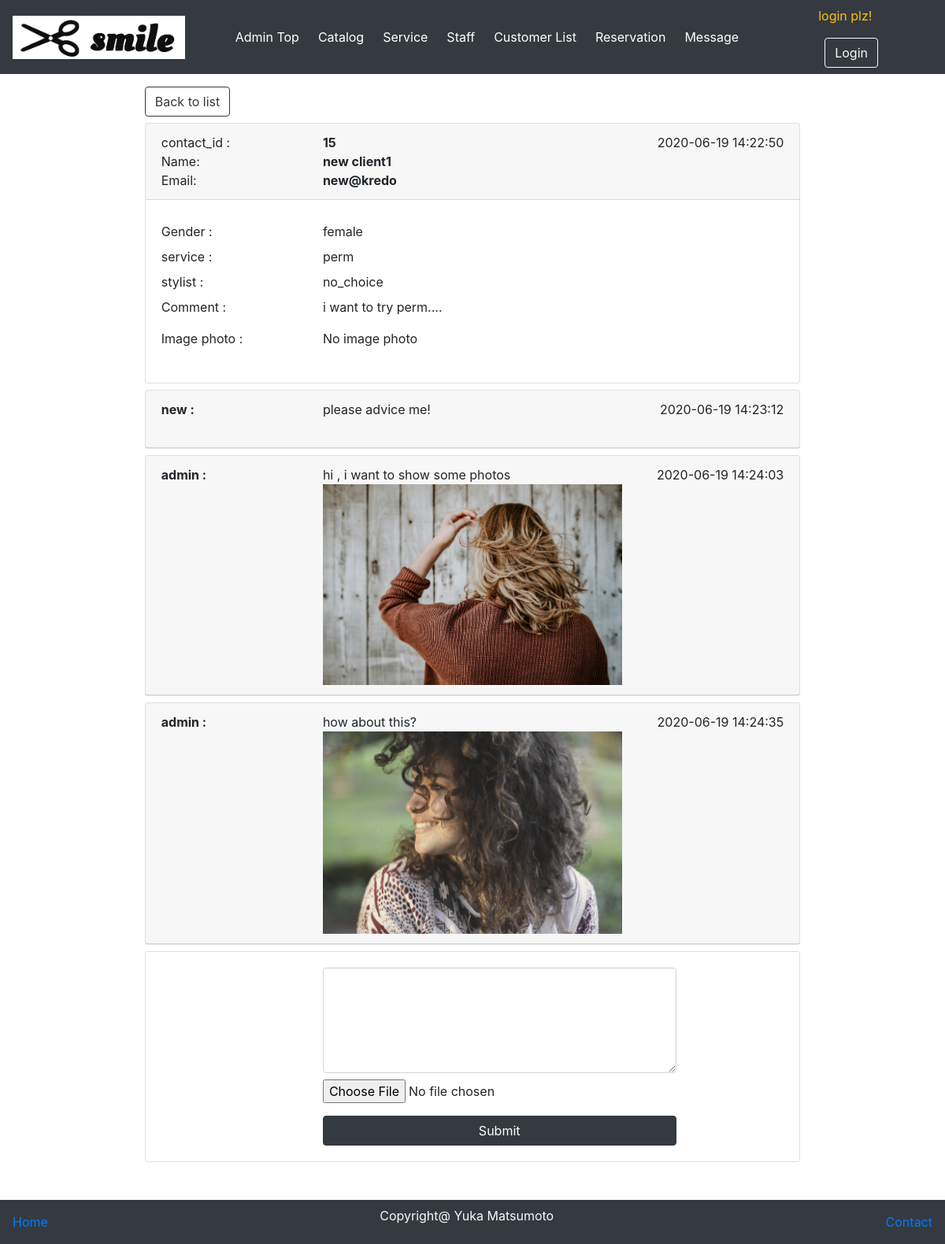
The app's page /msg_detail.php?contact_id=15 with its own data.
### tables this page shows
CREATE TABLE `contact` (
  `contact_id` int(11) NOT NULL,
  `contact_name` varchar(30) NOT NULL,
  `contact_email` varchar(100) NOT NULL,
  `gender` varchar(20) DEFAULT NULL,
  `service` varchar(100) DEFAULT NULL,
  `stylist` varchar(100) DEFAULT NULL,
  `comment` varchar(300) NOT NULL,
  `iphoto` varchar(300) NOT NULL,
  `c_id` int(11) DEFAULT NULL,
  `send_time` timestamp NOT NULL DEFAULT CURRENT_TIMESTAMP ON UPDATE CURRENT_TIMESTAMP
);

CREATE TABLE `msg_reply` (
  `r_id` int(11) NOT NULL,
  `c_id` int(11) NOT NULL,
  `text` varchar(300) NOT NULL,
  `file` varchar(300) DEFAULT NULL,
  `user_id` int(11) NOT NULL,
  `send_time` timestamp NOT NULL DEFAULT CURRENT_TIMESTAMP ON UPDATE CURRENT_TIMESTAMP
);

CREATE TABLE `client` (
  `c_id` int(11) NOT NULL,
  `fname` varchar(100) NOT NULL,
  `lname` varchar(100) NOT NULL,
  `c_gender` varchar(10) NOT NULL,
  `telephone` varchar(50) NOT NULL,
  `bio` varchar(100) DEFAULT NULL,
  `login_id` int(11) NOT NULL
);

### classes/connection.php (called while the page is built, shortened)
<?php
class Connection{
    private $servername="localhost";
    private $username ="root";
    private $password ="root";
    private $db_name ="hairsalon";
    function __construct(){
        $this->conn = new mysqli($this->servername,$this->username,$this->password,$this->db_name);
        if($this->conn->connect_error){
            die('error connection to database'.$this->conn->connect_error);
        }else{
            return $this->conn;
        }
    }
}
?>

### hairsalonAction.php (called while the page is built, shortened)
<?php
include 'classes/Hairsalon.php';
$Hairsalon= new Hairsalon;
?>

### classes/Hairsalon.php (called while the page is built, shortened)
<?php
include 'connection.php';
class Hairsalon extends Connection{
function displayContact(){
    $sql ="SELECT * FROM contact ORDER BY send_time DESC";
    $result = $this->conn->query($sql);
    if ($result->num_rows > 0){
        while ($rows = $result ->fetch_assoc()){
            $row[] = $rows;
        }return $row;
    }else{
        return FALSE;
    }
}
function getMsgID($msgID){
    $sql = "SELECT * FROM contact WHERE contact_id = $msgID";
    $result = $this->conn->query($sql);
    if ($result ==FALSE){
        die ('can not get contact_id'.$this->conn->connect_error);
    }else{
        return $result->fetch_assoc();
    }
}
function displayReply($msgID){
    $sql="SELECT * FROM msg_reply INNER JOIN client ON msg_reply.user_id=client.c_id WHERE msg_reply.c_id=$msgID";
    $result = $this->conn->query($sql);
    if($result ->num_rows >0){
        while($rows = $result->fetch_assoc()){
            $row[] =$rows;
        }
        return $row;
    }else{
        return FALSE;
    }
}
}
?>

### msg_detail.php (the view, shortened to what this page needs)
<?php
include 'adminMenu.php';
$msg_list = $Hairsalon->displayContact();
$msgID = $_GET['contact_id'];
$row = $Hairsalon->getMsgID($msgID);
$reply_list = $Hairsalon-> displayReply($msgID);
?>
<!doctype html>
<html lang="en">
  <head>
    <link rel="stylesheet" href="https://stackpath.bootstrapcdn.com/bootstrap/4.3.1/css/bootstrap.min.css">
  </head>
  <body>
      <div class="container">
        <div class="w-75 mt-3 mb-3 mx-auto">
             <a href="msg_list.php" class="btn btn-outline-dark">Back to list</a>
            <div class="card mt-2">
              <div class="card-header">
                <div class="row">
                  <div class="col-lg-3">
                    contact_id :
                  </div>
                  <div class="col-lg-5">
                    <b><?php echo $row['contact_id']?></b>
                  </div>
                  <div class="col-lg-4 text-right">
                    <?php echo $row['send_time']?>
                  </div>
                </div>
                <div class="row">
                    <div class="col-lg-3">
                      Name:
                    </div>
                    <div class="col-lg-7">
                      <b> <?php echo $row['contact_name']?> </b>
                    </div>
                    <div class="col-lg-2 text-right">
                    </div>
                </div>
                <div class="row">
                    <div class="col-lg-3">
                      Email:
                    </div>
                    <div class="col-lg-7">
                      <b> <?php echo $row['contact_email']?> </b>
                    </div>
                </div>
              </div>
              <div class="card-body">
                  <div class="row mt-2">
                      <div class="col-lg-3">
                        Gender :
                      </div>
                      <div class="col-lg-7">
                        <?php echo $row['gender']?>
                      </div>
                  </div>
                  <div class="row mt-2">
                      <div class="col-lg-3">
                        service :
                      </div>
                      <div class="col-lg-7">
                        <?php echo $row['service']?>
                      </div>
                  </div>
                  <div class="row mt-2">
                      <div class="col-lg-3">
                        stylist :
                      </div>
                      <div class="col-lg-7">
                        <?php echo $row['stylist']?>
                      </div>
                  </div>
                  <div class="row mt-2">
                      <div class="col-lg-3">
                        Comment :
                      </div>
                      <div class="col-lg-7">
                        <?php echo nl2br($row['comment'])?>
                      </div>
                  </div>
                  <div class="row mt-3">
                      <div class="col-lg-3">
                        Image photo :
                      </div>
                      <div class="col-lg-7">
                        <?php
                          if (empty($row['iphoto'])){
                            echo "No image photo";
                          }else{
                            $iphoto = $row['iphoto'];
                            echo "<img src='upload/user/msg/$iphoto' alt='image_photo' class='w-100'>";
                          }
                        ?>
                      </div>
                  </div>
                  <br>
              </div>
            </div>
            <?php if($reply_list >0):?>
              <?php foreach($reply_list as $reply):?>
                <div class="card mt-2">
                  <?php if($reply['user_id'] != $_SESSION['loginid']):?>
                    <div class="card-header">
                  <?php else:?>
                    <div class="card-body">
                  <?php endif ;?>
                      <div class="row">
                        <div class="col-lg-3">
                        <b><?php echo $reply['fname'];?> :</b>
                        </div>
                        <div class="col-lg-6">
                              <?php echo nl2br($reply['text']);?>
                              <br>
                              <?php if(!empty($reply['file'])){
                                $file = $reply['file'];
                                echo "<img src='upload/user/msg/$file' alt='image_file' class='w-100'>";
                              }
                              ?>
                              <br>
                        </div>
                        <div class="col-lg-3 text-right">
                            <?php echo $reply['send_time'];?>
                        </div>
                      </div>
                  </div>
                </div>
              <?php endforeach;?>
            <?php endif ;?>
            <div class="card mt-2">
              <div class="card-body">
                <div class="row">
                  <div class="col-lg-3"></div>
                  <div class="col-lg-7">
                    <form action="" method="post" enctype="multipart/form-data">
                      <textarea name="text" id="" cols="70" rows="5" required class="form-control"></textarea>
                      <input type="file" name="file" id="" class="mt-2">
                      <br>
                      <button type="submit" name="reply" class="btn btn-dark btn-block mt-3"> Submit</button>
                    </form>
                  </div>
                </div>
              </div>
            </div>
        </div>
      </div>
    <nav class="nav navbar bg-dark mt-5">
      <a href="dashboard.php" >Home</a>
      <p class="text-light">Copyright@ Yuka Matsumoto</p>
      <a href="contactpage.php">Contact</a>
    </nav>
  </body>
</html>

### records on screen
contact: contact_id "15", send_time "2020-06-19 14:22:50", contact_name "new client1", contact_email "new@kredo", gender "female", service "perm", stylist "no_choice", comment "i want to try perm...."
msg_reply: client.fname "new", text "please advice me!", send_time "2020-06-19 14:23:12"
msg_reply: client.fname "admin", text "hi , i want to show some photos", file (picture), send_time "2020-06-19 14:24:03"
msg_reply: client.fname "admin", text "how about this?", file (picture), send_time "2020-06-19 14:24:35"
